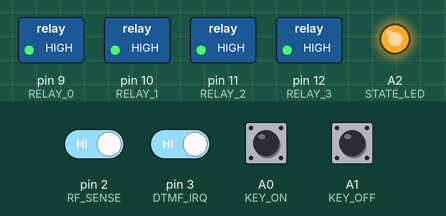
This sketch was run on a simulated Arduino Nano, built with avr-gcc and run on an emulated ATmega328P. On the bench: switched loads named in the sketch (green lamp = pin HIGH), output pins drawn as LEDs (lit = HIGH). The test bench sets the inputs (shaded band); at power-on: A0 (KEY_ON), A1 (KEY_OFF), pin 2 (RF_SENSE), pin 3 (DTMF_IRQ) HIGH.

Above: at 5.2 s.
5.3 s: A1 (KEY_OFF) pulled LOW for 0.15 s
At 6.0 s:
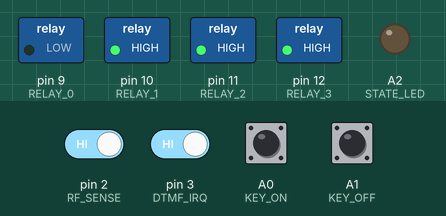
At 9.4 s:
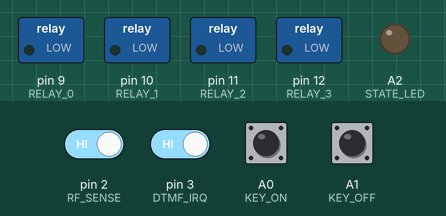
Timing chart, 0 to 40.8 s (numbered marks = the images above; inputs shaded):
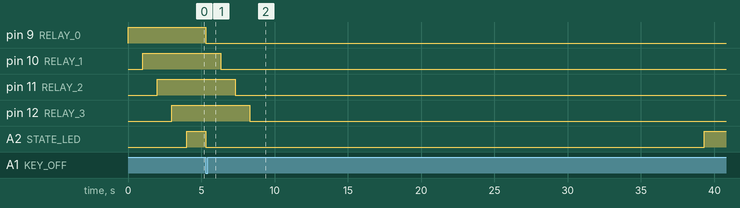

Measured:
- after the input at 5.3 s, pin 9 (RELAY_0), A2 (STATE_LED): HIGH → LOW after 0.01 s instead of 3.7 s; pin 10 (RELAY_1): HIGH → LOW after 1.0 s instead of 4.7 s; pin 11 (RELAY_2): HIGH → LOW after 2.0 s instead of 5.7 s; pin 12 (RELAY_3): HIGH → LOW after 3.0 s instead of 6.7 s

The sketch:

remote.ino
```cpp
#include<inttypes.h>

#define SWITCH_DELAY   (1*1000)
#define POWER_OK_DELAY (30*1000)
#define DTMF_TIMEOUT   (5*1000)
#define RF_LOST_TIMEOUT (5*1000)
#define RF_LOST_RESET_DELAY ((long)60*1000)
#define RF_MAX_AUTO_RESET (3)
#define KEY_SCAN_INTERVAL (100)

// These are active low.
static const uint8_t KEY_ON    = A0;
static const uint8_t KEY_OFF   = A1;

// RF_SENSE is active low.
static const uint8_t RF_SENSE  = 2;
static const uint8_t DTMF_IRQ  = 3;

static const uint8_t DTMF_Q0   = 4;
static const uint8_t DTMF_Q1   = 5;
static const uint8_t DTMF_Q2   = 6;
static const uint8_t DTMF_Q3   = 7;

static const uint8_t STATE_LED = A2;

static const uint8_t RELAY_0   = 9;
static const uint8_t RELAY_1   = 10;
static const uint8_t RELAY_2   = 11;
static const uint8_t RELAY_3   = 12;

static const char *DTMF_TO_ASCII = "D1234567890*#ABC";

volatile enum STATE {
  IDLE,
  EXECUTE_ACTION,
  PARSING,
} state = IDLE;


volatile enum ACTIONS {
  RESET = 99,
  OFF   = 00, // Yeah, it's octal but things line up nicer.
  ON    = 11,
} action;

volatile bool powered = false;
volatile bool rf_lost = false;
volatile unsigned long last_dtmf_time = 0;
volatile unsigned long last_key_scan_time = 0;
volatile unsigned long rf_lost_time = 0;
volatile unsigned long rf_reset_count = 0;


void process_key (char key);
void set_power_state(ACTIONS action);


void setup ()
{
  pinMode(DTMF_IRQ,  INPUT_PULLUP);
  pinMode(DTMF_Q0,   INPUT_PULLUP);
  pinMode(DTMF_Q1,   INPUT_PULLUP);
  pinMode(DTMF_Q2,   INPUT_PULLUP);
  pinMode(DTMF_Q3,   INPUT_PULLUP);
  pinMode(RF_SENSE,  INPUT_PULLUP);

  pinMode(KEY_ON,    INPUT_PULLUP);
  pinMode(KEY_OFF,   INPUT_PULLUP);

  pinMode(STATE_LED, OUTPUT);
  pinMode(RELAY_0,   OUTPUT);
  pinMode(RELAY_1,   OUTPUT);
  pinMode(RELAY_2,   OUTPUT);
  pinMode(RELAY_3,   OUTPUT);

  state = EXECUTE_ACTION;
  update_state_led();
  set_power_state(ON);

  state = IDLE;
  attachInterrupt(digitalPinToInterrupt(DTMF_IRQ), dtmf_irq, RISING);
}


void loop ()
{
  update_state_led();

  if (state == EXECUTE_ACTION) {
    switch (action) {
      case ON:
      case OFF:
        set_power_state(action);
        delay(POWER_OK_DELAY);
        state = IDLE;
        break;

      case RESET:
        set_power_state(OFF);
        delay(POWER_OK_DELAY);
        if (rf_lost) {
          delay(RF_LOST_RESET_DELAY);
        }
        set_power_state(ON);
        delay(POWER_OK_DELAY);
        state = IDLE;
        break;
    }
  }

  if (state == PARSING) {
    if ((millis() - last_dtmf_time) > DTMF_TIMEOUT) {
      state = IDLE;
    }
  }

  if (state == IDLE) {
    if ((millis() - last_key_scan_time) > KEY_SCAN_INTERVAL) {
      last_key_scan_time = millis();
      if (!digitalRead(KEY_OFF) && powered) {
        noInterrupts();
        rf_reset_count = 0;
        state = EXECUTE_ACTION;
        action = OFF;
        interrupts();
        return;
      }
      if (!digitalRead(KEY_ON) && !(powered)) {
        noInterrupts();
        rf_reset_count = 0;
        state = EXECUTE_ACTION;
        action = ON;
        interrupts();
        return;
      }
    }

    rf_lost = digitalRead(RF_SENSE) && powered;
    if (!rf_lost) {
      rf_lost_time = 0;
    } else {

      if (!rf_lost_time) {
        rf_lost_time = millis();
      }

      if ((millis() - rf_lost_time) > RF_LOST_TIMEOUT) {
        noInterrupts();
          if (rf_reset_count < RF_MAX_AUTO_RESET) {
            rf_reset_count += 1;
            action = RESET;
          } else {
            action = OFF;
          }
        state = EXECUTE_ACTION;
        interrupts();
        return;
      }
    }
  }
}


void dtmf_irq ()
{
  uint8_t idx = digitalRead(DTMF_Q0)
              + (digitalRead(DTMF_Q1) << 1)
              + (digitalRead(DTMF_Q2) << 2)
              + (digitalRead(DTMF_Q3) << 3);

  last_dtmf_time = millis();
  process_key(DTMF_TO_ASCII[idx]);
}


void process_key (char key)
{
  static char buffer[] = "xxx";
  static uint8_t idx = 0;

  switch (state) {
    case EXECUTE_ACTION:
      return;
      break;

    case IDLE:
      if (key == '*') {
        idx = 0;
        state = PARSING;
      }
      break;

    case PARSING:
      if (idx < 2) {
        if ((key >= '0') && (key <= '9')) {
          buffer[idx] = key;
          idx++;
        } else {
          state = IDLE;
          return;
        }
      } else {
        if (key != '#') {
          state = IDLE;
          return;
        }

        ACTIONS requested_action = (ACTIONS) (
          10 * (buffer[0] - '0')
          +    (buffer[1] - '0'));

        switch (requested_action) {
          case ON:
          case OFF:
          case RESET:
            rf_reset_count = 0;
            action = requested_action;
            state = EXECUTE_ACTION;
            // Do nothing if the requested power state matches current state
            if (action != RESET) {
              bool next_power_state = (action == ON) ? true : false;
              if (powered == next_power_state) {
                state = IDLE;
              }
            }
            break;

          default:
            state = IDLE;
            break;
        }
      }
  }
}


void set_power_state(ACTIONS action) {
  bool next_power_state = (action == ON) ? true : false;

  digitalWrite(RELAY_0, next_power_state);
  delay(SWITCH_DELAY);
  digitalWrite(RELAY_1, next_power_state);
  delay(SWITCH_DELAY);
  digitalWrite(RELAY_2, next_power_state);
  delay(SWITCH_DELAY);
  digitalWrite(RELAY_3, next_power_state);
  delay(SWITCH_DELAY);

  powered = next_power_state;
}


void update_state_led() {
  digitalWrite(STATE_LED, (state == IDLE));
}
```
